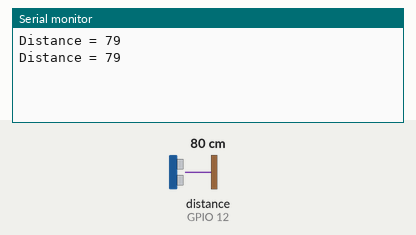
A sketch run on a simulated ESP8266 (NodeMCU). Shown: the last lines printed to the serial monitor. Wiring (inferred from the names in the program): ultrasonic range finder: trigger GPIO 14; echo GPIO 12. Inputs (shaded band) come from the test bench; at power-on: distance to the obstacle (sensor on GPIO 12) 80 cm. The echo pulse lasts 58.3 µs per cm; WiFi joins after 1.5 s; servers stay silent unless stated.

Above: at 3.0 s.
3.1 s: distance to the obstacle (sensor on GPIO 12) set to 2 cm
At 4.4 s:
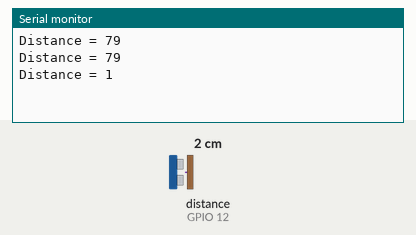
4.6 s: distance to the obstacle (sensor on GPIO 12) set to 4 cm
At 5.6 s:
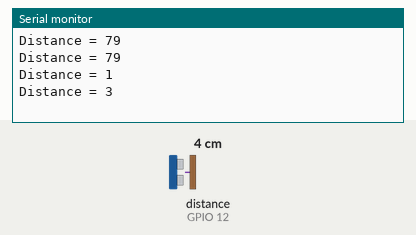
Timing chart, 0 to 7.6 s (numbered marks = the images above; inputs shaded):
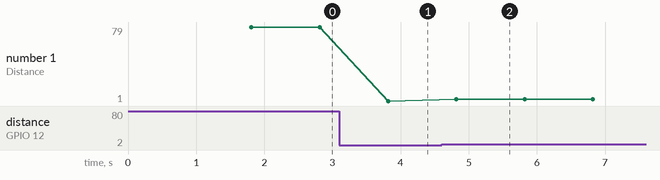

Measured:
- after the input at 3.1 s, the serial monitor: prints a new line after 0.72 s (image 1)
- after the input at 4.6 s, the serial monitor: prints a new line after 0.22 s (image 2)
- plotted number 1: 79 → 1 after the input at 3.1 s, 1 → 3 after the input at 4.6 s

The sketch:

ultrasonic.ino
```cpp
#define BLYNK_PRINT Serial
#include <ESP8266WiFi.h>
#include <BlynkSimpleEsp8266.h>

// You should get Auth Token in the Blynk App.
char auth[] = "gyFYeygYpetXZhg9MGUFgTB-GK_KCPjO";
char ssid[] = "Rafi";
char pass[] = "87654321";

#define trigPIN 14 // NODEMCU TRIGGERPIN D5 > 14
#define echoPIN 12 // NODEMCU ECHOPIN    D6 > 12

void setup()
{
    // Debug console
    Serial.begin(9600);
    pinMode(trigPIN, OUTPUT);
    pinMode(echoPIN, INPUT);
    Blynk.begin(auth, ssid, pass);
}

void loop()
{
    long duration,distance;
    digitalWrite(trigPIN, LOW);
    delayMicroseconds(5);

    digitalWrite(trigPIN, HIGH);
    delayMicroseconds(10);
    digitalWrite(trigPIN, LOW);

    duration = pulseIn(echoPIN, HIGH);
    distance = duration * 0.034 / 2;

    Serial.print("Distance = ");
    Serial.println(distance);

    if(distance == 30)
    {
        Blynk.virtualWrite(V1, 255);
        // Blynk.email("");
        // Blynk.notify("");

    }
    else {
        Blynk.virtualWrite(V1, 0);
    }
    Blynk.virtualWrite(V0, distance);
    delay(1000);

    Blynk.run();

}
```
